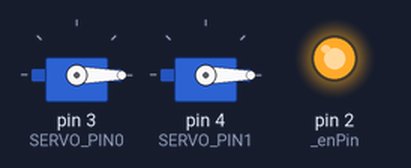
Recording of a sketch running on a simulated Arduino Uno, built with avr-gcc and run on an emulated ATmega328P. On the bench: 2 × servo, output pins drawn as LEDs (lit = HIGH).

Above: at 0.55 s.
At 4.5 s:
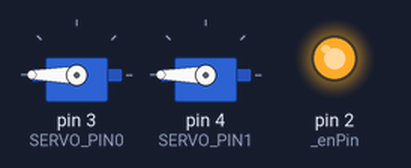
Timing chart, 0 to 5.7 s (numbered marks = the images above):
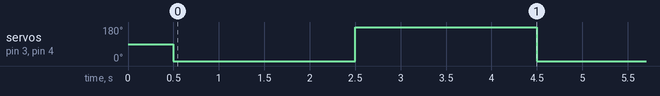

The sketch:

hs45hb.ino
```cpp
/*
28 Feb 2026
This code tested the HS45HB servo.
*/

#include <Arduino.h>
#include <Servo.h>

static const uint8_t SERVO_PIN0 = 3;
static const uint8_t SERVO_PIN1 = 4;

Servo servo0;
Servo servo1;

#define _enPin 2

void setup() {
  // min/max are pulse widths in microseconds
  // Start conservative: 1000–2000 us
  servo0.attach(SERVO_PIN0, 1000, 2000);
  servo1.attach(SERVO_PIN1, 1000, 2000);

//   servo.writeMicroseconds(1500); // center

  // Enable 74HCT126
  pinMode(_enPin, OUTPUT);
  digitalWrite(_enPin, HIGH);

  delay(500);
}

void loop() {
    servo0.writeMicroseconds(1000);
    servo1.writeMicroseconds(1000);
    delay(2000);

    servo0.writeMicroseconds(2000);
    servo1.writeMicroseconds(2000);
    delay(2000);
    // Sweep using microseconds (more explicit than degrees)
//   for (int us = 1000; us <= 2000; us += 10) {
//     servo.writeMicroseconds(us);
//     delay(10);
//   }
//   for (int us = 2000; us >= 1000; us -= 10) {
//     servo.writeMicroseconds(us);
//     delay(10);
//   }
}
```

Measured:
- by itself, servo on pin 3 (SERVO_PIN0), servo on pin 4 (SERVO_PIN1): alternates 180° for 2.0 s and 0° for 2.0 s
